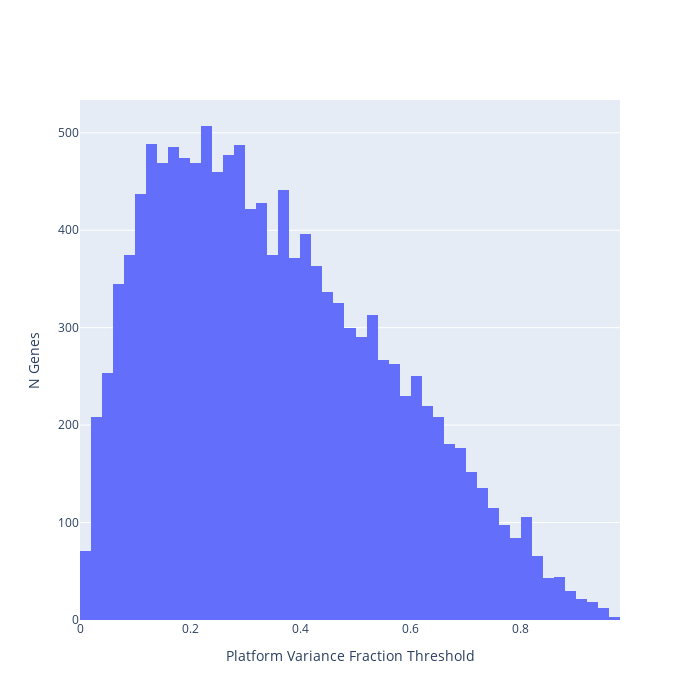

Notebook code cell kept with this figure:
### Code cell
functions.plot_gene_platform_dependence_distribution(data, annotations, genes)

### Figure 1 — Plotly figure (JSON) as saved in the notebook; plotly's stock layout.template omitted (floating-point values rounded to 4 significant figures; data arrays with more than 128 entries replaced by an {"elided": "..."} marker saying what was removed)
{"data": [{"type": "histogram", "x": {"elided": "13092 float values"}, "xbins": {"end": 1, "size": 0.02, "start": 0}}], "layout": {"height": 700, "width": 700, "xaxis": {"title": {"text": "Platform Variance Fraction Threshold"}}, "yaxis": {"title": {"text": "N Genes"}}}}
